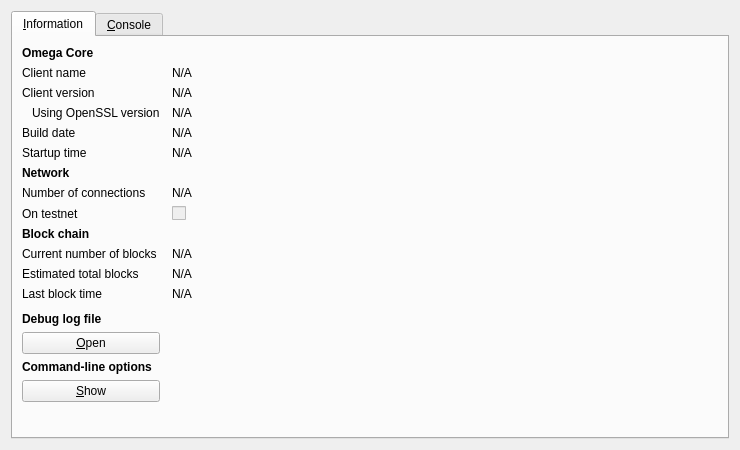
<?xml version="1.0" encoding="UTF-8"?>
<ui version="4.0">
 <class>RPCConsole</class>
 <widget class="QDialog" name="RPCConsole">
  <property name="geometry">
   <rect>
    <x>0</x>
    <y>0</y>
    <width>740</width>
    <height>450</height>
   </rect>
  </property>
  <property name="windowTitle">
   <string>Omega - Debug window</string>
  </property>
  <layout class="QVBoxLayout" name="verticalLayout_2">
   <item>
    <widget class="QTabWidget" name="tabWidget">
     <property name="currentIndex">
      <number>0</number>
     </property>
     <widget class="QWidget" name="tab_info">
      <attribute name="title">
       <string>&amp;Information</string>
      </attribute>
      <layout class="QGridLayout" name="gridLayout" columnstretch="0,1">
       <property name="horizontalSpacing">
        <number>12</number>
       </property>
       <item row="0" column="0">
        <widget class="QLabel" name="label_9">
         <property name="font">
          <font>
           <weight>75</weight>
           <bold>true</bold>
          </font>
         </property>
         <property name="text">
          <string>Omega Core</string>
         </property>
        </widget>
       </item>
       <item row="1" column="0">
        <widget class="QLabel" name="label_5">
         <property name="text">
          <string>Client name</string>
         </property>
        </widget>
       </item>
       <item row="1" column="1">
        <widget class="QLabel" name="clientName">
         <property name="cursor">
          <cursorShape>IBeamCursor</cursorShape>
         </property>
         <property name="text">
          <string>N/A</string>
         </property>
         <property name="textFormat">
          <enum>Qt::PlainText</enum>
         </property>
         <property name="textInteractionFlags">
          <set>Qt::LinksAccessibleByMouse|Qt::TextSelectableByKeyboard|Qt::TextSelectableByMouse</set>
         </property>
        </widget>
       </item>
       <item row="2" column="0">
        <widget class="QLabel" name="label_6">
         <property name="text">
          <string>Client version</string>
         </property>
        </widget>
       </item>
       <item row="2" column="1">
        <widget class="QLabel" name="clientVersion">
         <property name="cursor">
          <cursorShape>IBeamCursor</cursorShape>
         </property>
         <property name="text">
          <string>N/A</string>
         </property>
         <property name="textFormat">
          <enum>Qt::PlainText</enum>
         </property>
         <property name="textInteractionFlags">
          <set>Qt::LinksAccessibleByMouse|Qt::TextSelectableByKeyboard|Qt::TextSelectableByMouse</set>
         </property>
        </widget>
       </item>
       <item row="3" column="0">
        <widget class="QLabel" name="label_14">
         <property name="text">
          <string>Using OpenSSL version</string>
         </property>
         <property name="indent">
          <number>10</number>
         </property>
        </widget>
       </item>
       <item row="3" column="1">
        <widget class="QLabel" name="openSSLVersion">
         <property name="cursor">
          <cursorShape>IBeamCursor</cursorShape>
         </property>
         <property name="text">
          <string>N/A</string>
         </property>
         <property name="textFormat">
          <enum>Qt::PlainText</enum>
         </property>
         <property name="textInteractionFlags">
          <set>Qt::LinksAccessibleByMouse|Qt::TextSelectableByKeyboard|Qt::TextSelectableByMouse</set>
         </property>
        </widget>
       </item>
       <item row="4" column="0">
        <widget class="QLabel" name="label_12">
         <property name="text">
          <string>Build date</string>
         </property>
        </widget>
       </item>
       <item row="4" column="1">
        <widget class="QLabel" name="buildDate">
         <property name="cursor">
          <cursorShape>IBeamCursor</cursorShape>
         </property>
         <property name="text">
          <string>N/A</string>
         </property>
         <property name="textFormat">
          <enum>Qt::PlainText</enum>
         </property>
         <property name="textInteractionFlags">
          <set>Qt::LinksAccessibleByMouse|Qt::TextSelectableByKeyboard|Qt::TextSelectableByMouse</set>
         </property>
        </widget>
       </item>
       <item row="5" column="0">
        <widget class="QLabel" name="label_13">
         <property name="text">
          <string>Startup time</string>
         </property>
        </widget>
       </item>
       <item row="5" column="1">
        <widget class="QLabel" name="startupTime">
         <property name="cursor">
          <cursorShape>IBeamCursor</cursorShape>
         </property>
         <property name="text">
          <string>N/A</string>
         </property>
         <property name="textFormat">
          <enum>Qt::PlainText</enum>
         </property>
         <property name="textInteractionFlags">
          <set>Qt::LinksAccessibleByMouse|Qt::TextSelectableByKeyboard|Qt::TextSelectableByMouse</set>
         </property>
        </widget>
       </item>
       <item row="6" column="0">
        <widget class="QLabel" name="label_11">
         <property name="font">
          <font>
           <weight>75</weight>
           <bold>true</bold>
          </font>
         </property>
         <property name="text">
          <string>Network</string>
         </property>
        </widget>
       </item>
       <item row="7" column="0">
        <widget class="QLabel" name="label_7">
         <property name="text">
          <string>Number of connections</string>
         </property>
        </widget>
       </item>
       <item row="7" column="1">
        <widget class="QLabel" name="numberOfConnections">
         <property name="cursor">
          <cursorShape>IBeamCursor</cursorShape>
         </property>
         <property name="text">
          <string>N/A</string>
         </property>
         <property name="textFormat">
          <enum>Qt::PlainText</enum>
         </property>
         <property name="textInteractionFlags">
          <set>Qt::LinksAccessibleByMouse|Qt::TextSelectableByKeyboard|Qt::TextSelectableByMouse</set>
         </property>
        </widget>
       </item>
       <item row="8" column="0">
        <widget class="QLabel" name="label_8">
         <property name="text">
          <string>On testnet</string>
         </property>
        </widget>
       </item>
       <item row="8" column="1">
        <widget class="QCheckBox" name="isTestNet">
         <property name="enabled">
          <bool>false</bool>
         </property>
         <property name="text">
          <string/>
         </property>
        </widget>
       </item>
       <item row="9" column="0">
        <widget class="QLabel" name="label_10">
         <property name="font">
          <font>
           <weight>75</weight>
           <bold>true</bold>
          </font>
         </property>
         <property name="text">
          <string>Block chain</string>
         </property>
        </widget>
       </item>
       <item row="10" column="0">
        <widget class="QLabel" name="label_3">
         <property name="text">
          <string>Current number of blocks</string>
         </property>
        </widget>
       </item>
       <item row="10" column="1">
        <widget class="QLabel" name="numberOfBlocks">
         <property name="cursor">
          <cursorShape>IBeamCursor</cursorShape>
         </property>
         <property name="text">
          <string>N/A</string>
         </property>
         <property name="textFormat">
          <enum>Qt::PlainText</enum>
         </property>
         <property name="textInteractionFlags">
          <set>Qt::LinksAccessibleByMouse|Qt::TextSelectableByKeyboard|Qt::TextSelectableByMouse</set>
         </property>
        </widget>
       </item>
       <item row="11" column="0">
        <widget class="QLabel" name="label_4">
         <property name="text">
          <string>Estimated total blocks</string>
         </property>
        </widget>
       </item>
       <item row="11" column="1">
        <widget class="QLabel" name="totalBlocks">
         <property name="cursor">
          <cursorShape>IBeamCursor</cursorShape>
         </property>
         <property name="text">
          <string>N/A</string>
         </property>
         <property name="textFormat">
          <enum>Qt::PlainText</enum>
         </property>
         <property name="textInteractionFlags">
          <set>Qt::LinksAccessibleByMouse|Qt::TextSelectableByKeyboard|Qt::TextSelectableByMouse</set>
         </property>
        </widget>
       </item>
       <item row="12" column="0">
        <widget class="QLabel" name="label_2">
         <property name="text">
          <string>Last block time</string>
         </property>
        </widget>
       </item>
       <item row="12" column="1">
        <widget class="QLabel" name="lastBlockTime">
         <property name="cursor">
          <cursorShape>IBeamCursor</cursorShape>
         </property>
         <property name="text">
          <string>N/A</string>
         </property>
         <property name="textFormat">
          <enum>Qt::PlainText</enum>
         </property>
         <property name="textInteractionFlags">
          <set>Qt::LinksAccessibleByMouse|Qt::TextSelectableByKeyboard|Qt::TextSelectableByMouse</set>
         </property>
        </widget>
       </item>
       <item row="13" column="0">
        <spacer name="verticalSpacer_2">
         <property name="orientation">
          <enum>Qt::Vertical</enum>
         </property>
         <property name="sizeHint" stdset="0">
          <size>
           <width>20</width>
           <height>20</height>
          </size>
         </property>
        </spacer>
       </item>
       <item row="14" column="0">
        <widget class="QLabel" name="labelDebugLogfile">
         <property name="font">
          <font>
           <weight>75</weight>
           <bold>true</bold>
          </font>
         </property>
         <property name="text">
          <string>Debug log file</string>
         </property>
        </widget>
       </item>
       <item row="15" column="0">
        <widget class="QPushButton" name="openDebugLogfileButton">
         <property name="toolTip">
          <string>Open the Omega debug log file from the current data directory. This can take a few seconds for large log files.</string>
         </property>
         <property name="text">
          <string>&amp;Open</string>
         </property>
         <property name="autoDefault">
          <bool>false</bool>
         </property>
        </widget>
       </item>
       <item row="16" column="0">
        <widget class="QLabel" name="labelCLOptions">
         <property name="font">
          <font>
           <weight>75</weight>
           <bold>true</bold>
          </font>
         </property>
         <property name="text">
          <string>Command-line options</string>
         </property>
        </widget>
       </item>
       <item row="17" column="0">
        <widget class="QPushButton" name="showCLOptionsButton">
         <property name="toolTip">
          <string>Show the Omega-Qt help message to get a list with possible Omega command-line options.</string>
         </property>
         <property name="text">
          <string>&amp;Show</string>
         </property>
         <property name="autoDefault">
          <bool>false</bool>
         </property>
        </widget>
       </item>
       <item row="18" column="0">
        <spacer name="verticalSpacer">
         <property name="orientation">
          <enum>Qt::Vertical</enum>
         </property>
         <property name="sizeHint" stdset="0">
          <size>
           <width>20</width>
           <height>40</height>
          </size>
         </property>
        </spacer>
       </item>
      </layout>
     </widget>
     <widget class="QWidget" name="tab_console">
      <attribute name="title">
       <string>&amp;Console</string>
      </attribute>
      <layout class="QVBoxLayout" name="verticalLayout_3">
       <property name="spacing">
        <number>3</number>
       </property>
       <item>
        <widget class="QTextEdit" name="messagesWidget">
         <property name="minimumSize">
          <size>
           <width>0</width>
           <height>100</height>
          </size>
         </property>
         <property name="readOnly">
          <bool>true</bool>
         </property>
         <property name="tabKeyNavigation" stdset="0">
          <bool>false</bool>
         </property>
         <property name="columnCount" stdset="0">
          <number>2</number>
         </property>
        </widget>
       </item>
       <item>
        <layout class="QHBoxLayout" name="horizontalLayout">
         <property name="spacing">
          <number>3</number>
         </property>
         <item>
          <widget class="QLabel" name="label">
           <property name="text">
            <string notr="true">&gt;</string>
           </property>
          </widget>
         </item>
         <item>
          <widget class="QLineEdit" name="lineEdit"/>
         </item>
         <item>
          <widget class="QPushButton" name="clearButton">
           <property name="maximumSize">
            <size>
             <width>24</width>
             <height>24</height>
            </size>
           </property>
           <property name="toolTip">
            <string>Clear console</string>
           </property>
           <property name="text">
            <string/>
           </property>
           <property name="icon">
            <iconset resource="../bitcoin.qrc">
             <normaloff>:/icons/remove</normaloff>:/icons/remove</iconset>
           </property>
           <property name="shortcut">
            <string notr="true">Ctrl+L</string>
           </property>
           <property name="autoDefault">
            <bool>false</bool>
           </property>
          </widget>
         </item>
        </layout>
       </item>
      </layout>
     </widget>
    </widget>
   </item>
  </layout>
 </widget>
 <resources>
  <include location="../bitcoin.qrc"/>
 </resources>
 <connections/>
</ui>
